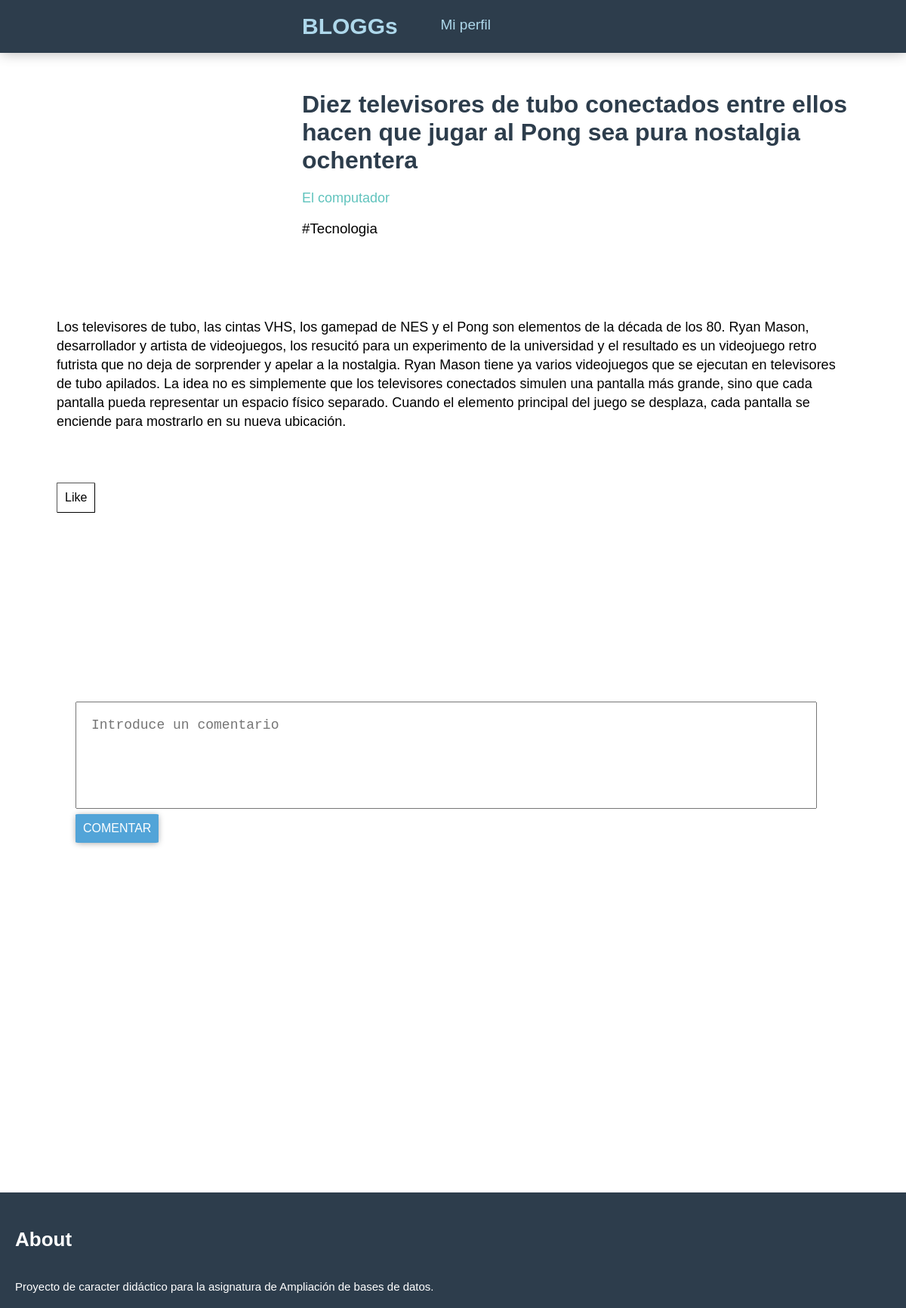
Page /views/viewpost.php?id=20 on the committed database.
### tables this page shows
CREATE TABLE `post` (
  `id_post` int(11) NOT NULL,
  `title` varchar(500) NOT NULL,
  `mail` varchar(100) NOT NULL,
  `id_category` tinyint(4) NOT NULL,
  `ptext` text NOT NULL
);

CREATE TABLE `user` (
  `mail` varchar(100) NOT NULL,
  `password` varchar(100) NOT NULL,
  `blogname` varchar(100) NOT NULL
);

CREATE TABLE `categories` (
  `id_category` tinyint(4) NOT NULL,
  `value` varchar(100) NOT NULL
);

### models/post.php (called while the page is built, shortened)
<?php
require_once 'entidadBase.php';
class Post extends EntidadBase {
  private $id;
  private $title;
  private $mail;
  private $text;
  private $category;
  private $blogname;
  public function __construct() {
	    $this->table = "post";
      $class = "Post";
  }
  public function getID(){
    return $this->id;
  }
  public function setID($id){
    $this->id = $id;
  }
  public function getTitle(){
    return $this->title;
  }
  public function setTitle($title){
    $this->title = $title;
  }
  public function getMail(){
    return $this->mail;
  }
  public function setMail($mail){
    $this->mail = $mail;
  }
  public function getText(){
    return $this->text;
  }
  public function setText($text){
    $this->text = $text;
  }
  public function getCat(){
    return $this->category;
  }
  public function setCat($category){
    $this->category = $category;
  }
  public function getBlogname(){
    return $this->blogname;
  }
  public function setBlogname($blogname){
    $this->blogname = $blogname;
  }
  public function load($id){
    $req=$this->db()->query("SELECT * FROM post join user on (post.mail=user.mail) join categories on (post.id_category = categories.id_category) WHERE id_post = ".$id);
	}
}
?>

### config/conectar.php (called while the page is built, shortened)
<?php
class Conectar{
    private $servername, $username, $password, $database, $driver;
    public function __construct() {
		$ini_array = parse_ini_file("entorno.ini", true);
		if($ini_array==null)
			throw new Exception('MySQL: Error al abrir entorno configuración para conexión BBDD');
		else{
			$this->servername=$ini_array['BLOGGS']['servername'];
			$this->username=$ini_array['BLOGGS']['username'];
			$this->password=$ini_array['BLOGGS']['password'];
			$this->database=$ini_array['BLOGGS']['database'];
		  }
    }
    public function getConexion(){
        if($this->driver=="mysql" || $this->driver==null){
        	$db = new mysqli($this->servername, $this->username, $this->password, $this->database);
        }
        return $db;
    }
}
?>

### models/entidadBase.php (called while the page is built, shortened)
<?php
require_once $_SERVER['DOCUMENT_ROOT']."/config/conectar.php";
class EntidadBase{
    private $db;
    public function db() {
        return $this->db;
    }
    public function __construct($table, $class) {
    		try{
    			$conectar=new Conectar();
    			$this->db=$conectar->getConexion();
    		}catch(Excepcion $e){
    			error_log("MySQL: Code: ".$e->getCode(). " Desc: " .$e->getMessage() ,0);
    			throw new Exception($e);
    		}
    }
}
?>

### views/viewpost.php (the view, shortened to what this page needs)
<!DOCTYPE html>
<head>
  <link rel="stylesheet" type="text/css" href="../css/profile.css" />
  <link rel="stylesheet" type="text/css" href="../css/formulario.css" />
  <?php
    require './layout/head.php';
    require '../models/post.php';
    $post = new Post();
    $post->load($_GET['id']);
    $rat = new Rating();
    $liked=isset($_SESSION['mail'])?$rat->isLiked($_GET['id'], $_SESSION['mail']):false;
  ?>
</head>
<body>
<?php
echo
 '<div id=prheader>'.
 '<h1 id=prtitle>'.$post->getTitle().'</h1>'.
 '<a id=prmail href="../views/profile.php?mail='.$post->getMail().'">'.$post->getBlogname().'</a>'.
 '<h3 id=prcategory>#'.$post->getCat().'</h3></div>'.
 '<div id=postbody>'.
 '<p>'.
    $post->getText().
  '</p><br><br>';
  if($liked){
    echo '<form action="../controllers/dislike.php?id='.$post->getID().'&mail='.$_SESSION['mail'].'" method="post">';
    echo '<input type="submit" value="Liked" class ="boton-formulario" id="liked">';
    echo '</form>';
  }
  else{
    echo isset($_SESSION['mail'])?
    '<form action="../controllers/newlike.php?id='.$post->getID().'&mail='.$_SESSION['mail'].'" method="post">':
    '<form action="../views/login.php" method="post">';
    echo '<input type="submit" value="Like" class ="boton-formulario2" id="like">';
    echo '</form><br><br>';
  }
?>
<form class="formulario" action="../controllers/newcomment.php?id=<?php echo $post->getID();?>&mail=<?php echo $_SESSION['mail'];?>" method="post">
  <textarea name="comment" id="comment" placeholder="Introduce un comentario"></textarea>
  <input type="submit" value="COMENTAR" class ="boton-formulario">
</form>
</div>
<?php include './layout/foot_page.php';?>
</body>

### css/profile.css (style rules this page uses)
body { margin: 0px; font-family:sans-serif; }
#prheader { margin-left: 400px; margin-top: 50px; }
#prtitle { user-select: none; color: #2d3d4c; }
#prmail { font-size: 18px; text-decoration:none; user-select: none; font-weight: lighter; color:#60c3bd; margin-bottom: 30px; }
#prcategory { user-select: none; font-weight: lighter; }
#comment { margin-top: 100px; resize: none; width: 940px; height: 100px; font-size: 18px; padding: 20px; }
#postbody { width: 1050px; line-height: 25px; font-size: 18px; padding-top: 70px; min-height: 700px; margin: auto; }

### css/formulario.css (style rules this page uses)
body { background-color: #fff; margin: 0px; }
.formulario { font-family: sans-serif; font-size: 12pt; font-weight: 200 !important; display: block; margin:auto; border-radius: 4px; background-color:#fff; width: 1000px; min-height: 600px; margin-top: 100px; margin-bottom: 150px; padding-left: 20px; padding-right: 20px; }
.boton-formulario { outline:0; cursor: pointer; font-size: 12pt; color: white; background-color:#52a4d8; box-shadow: 0px 1px 8px -1px rgba(0,0,0,0.4); padding: 10px; border-radius: 3%; border-style: hidden; }
.boton-formulario2 { outline:0; cursor: pointer; font-size: 12pt; color: black; border-width: 1px; margin-right: 5px; background-color:#FFF; padding: 10px; border-radius: 3%; }

### rows in the picture
post: title "Diez televisores de tubo conectados entre ellos hacen que jugar al Pong sea pura nostalgia ochentera", user.blogname "El computador", id_category.value "Tecnologia", ptext "Los televisores de tubo, las cintas VHS, los gamepad de NES y el Pong son elementos de la década de los 80. Ryan Mason, desarrollador y artista de videojuegos, los resucitó para un experimento de la universidad y el resultado es un videojuego retro futrista que no deja de sorprender y apelar a la nostalgia. Ryan Mason tiene ya varios videojuegos que se ejecutan en televisores de tubo apilados. La idea no es simplemente que los televisores conectados simulen una pantalla más grande, sino que cada pantalla pueda representar un espacio físico separado. Cuando el elemento principal del juego se desplaza, cada pantalla se enciende para mostrarlo en su nueva ubicación."
